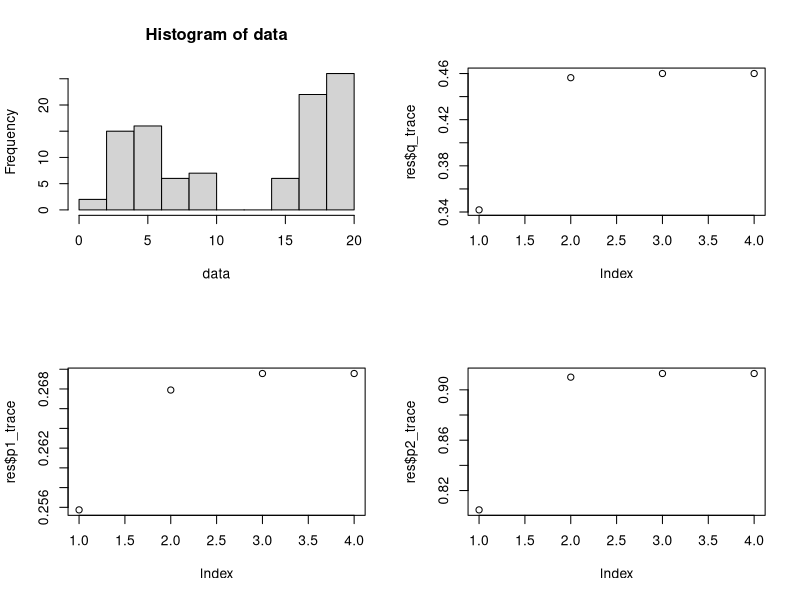

Source code (R): (Note: a time limit stopped this script after it produced the figure.)
#################################
####### EM Algorithm ############
#################################

# This file contains two examples of implementing the EM algorithm. The first 
# example is a mixture model of two binomial distributions where we augment
# the data with a latent variable that denotes from which distribution the data
# comes from. The second example is a missing data problem with Poisson regression.
# This is an eercise from Casella and Berger

################################################################################
# EM for Mixture Model Classification ##########################################
################################################################################

# Initializing the Algorithm
n<-100
P.init<-c(.1, .6, .7)

# True Values
m<-20
q<-.4
p1<-.3
p2<-.9
P.true<-c(q, p1, p2)

# Generate Data
dat<-function(n){
  Z<-rbinom(n, 1, q)
  X<-c()
  for(i in 1:n){
    if(Z[i]==1){
      Xi<-rbinom(1,m,p1)
    }
    else{
      Xi<-rbinom(1,m,p2)
    }
    X<-c(X, Xi)
  }
  
  return(X)
}

# Define variable to calculate posterior probabilities
gamma1<-function(X, P){
  gam<-c()
  for(i in 1:n){
    num<-P[1]*dbinom(X[i], m, P[2])
    denom<-P[1]*dbinom(X[i], m, P[2])+(1-P[1])*dbinom(X[i], m, P[3])
    g<-num/denom
    gam<-c(gam,g)
  }
  return(gam)
}

# EM Algorithm Function
EM<-function(data, P, epsilon=.00001){
  q_vec<-c()
  p1_vec<-c()
  p2_vec<-c()
  P.old<-P
  
  gamma1_n<-gamma1(data, P.old)
  gamma0_n<-1-gamma1(data, P.old)
  
  q_n<-sum(gamma1_n)/sum(gamma0_n+gamma1_n)
  p1_n<-sum(gamma1_n*data)/sum(m*gamma1_n)
  p2_n<-sum(gamma0_n*data)/sum(m*gamma0_n)
  
  q_vec<-c(q_vec, q_n)
  p1_vec<-c(p1_vec, p1_n)
  p2_vec<-c(p2_vec, p2_n)
  
  P.new<-c(q_n, p1_n, p2_n)
  
  count<-0
  while(sum((P.new-P.old)^2)>=epsilon){
    P.old<-P.new
    
    gamma1_n<-gamma1(data, P.old)
    gamma0_n<-1-gamma1(data, P.old)
    
    q_n<-sum(gamma1_n)/sum(gamma0_n+gamma1_n)
    p1_n<-sum(gamma1_n*data)/sum(m*gamma1_n)
    p2_n<-sum(gamma0_n*data)/sum(m*gamma0_n)
    
    q_vec<-c(q_vec, q_n)
    p1_vec<-c(p1_vec, p1_n)
    p2_vec<-c(p2_vec, p2_n)
    
    P.new<-c(q_n, p1_n, p2_n)
    
    count<-count+1
    if(count%%100==0){
      print(count)
    }
    if(count>5000){
      break
    }
    
  }
  return(list(est=P.new, q_trace=q_vec, p1_trace=p1_vec, p2_trace=p2_vec, iterations=count))
}

data<-dat(n)
res<-EM(data, P.init)

# PLotting the data as well as the trace of our parameters
par(mfrow=c(2,2))
hist(data)
plot(res$q_trace)
plot(res$p1_trace)
plot(res$p2_trace)




################################################################################
# EM for Missing Poisson Data ##################################################
################################################################################

# Initialize the true values
n<-100
m<-200
beta<-5
tau<-rep(1/n, n)
vrai<-c(tau, beta)

# Generate the Data
Y<-c()
for(i in 1:n){
  y<-rpois(1, m*beta*tau[i])
  Y<-c(Y,y)
}

X<-rmultinom(1, m, tau)

# Initialize Starting Guesses for Parameters
t<-c(rep(1/(2*n), n/2 ), rep(3/(2*n), (n/2)))
b<-3
init<-c(t,b)

# EM algorithm Function
EM<-function(X, Y, init, epsilon){
  vec<-init
  t<-vec[1:n]
  b<-vec[n+1]
  k<-0
  while(sum((vrai-vec)^2)>=epsilon){
    b0 <- b
    t0 <- t
    
    t[1]<-Y[1]/(m*(b0-1))
    
    for(i in 2:n){
      t[i]<-(Y[i]+X[i])/(m*b0)
    }
    
    b<-sum(Y)/(m*t[1]+sum(X[2:n]))
    
    vec<-c(t,b)
    
    k<-k+1
    if(k%%50000==0){
      print(k)
    }
    
    if(k>500000){
      break
    }
    
  }
  return(list(sol=vec, iter=k, error_tau=sum((vrai[1:n]-vec[1:n])^2), error_beta=sum((vrai[n+1]-vec[n+1])^2)))
}


res<-EM(X, Y, init, .00001)
